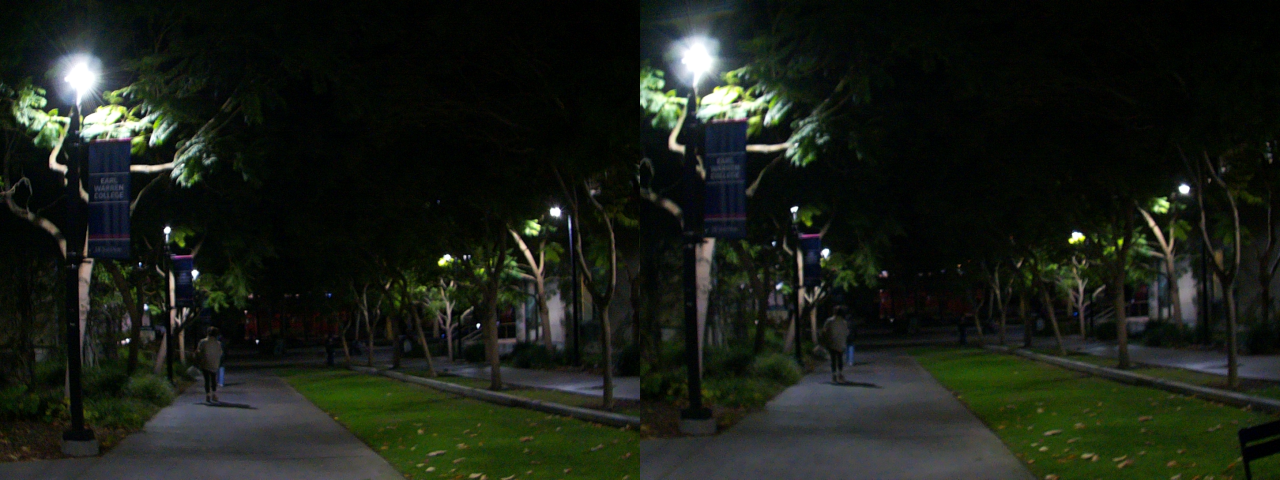
#> input picture experiments/exp1/images/frame1.png, 1280 x 480 px, found by its file name
$ python stereo_image_resize.py ../../experiments/exp0/images/frame0.png
#> lines starting #> are read from the running program, lines starting #| are printed output that depends on the picture
import cv2
import os
import sys

args = sys.argv

num = args[1]

def get_max_num_images(home_path):
    img_list = os.listdir(home_path)

    return len(img_list)


HOME = os.path.join(os.sep, *os.getcwd().split(os.sep)[:-2], 'experiments', f'exp{num}', 'images')
#Windows Only
if os.name == 'nt':
    HOME = HOME[:2] + '\\' + HOME[2:]
def main():
    num_images = get_max_num_images(HOME)
    for i in range(1,num_images - 1):
        if i%10 == 0:
            print(f'Image {i}/{num_images} done.')

        img = cv2.imread(HOME + "/frame{}.png".format(i))
#> img is the input picture: shape (480, 1280, 3); mean B, G, R 22.8, 31, 25.7

        img1 = img[:, :int(img.shape[1]/2), :]
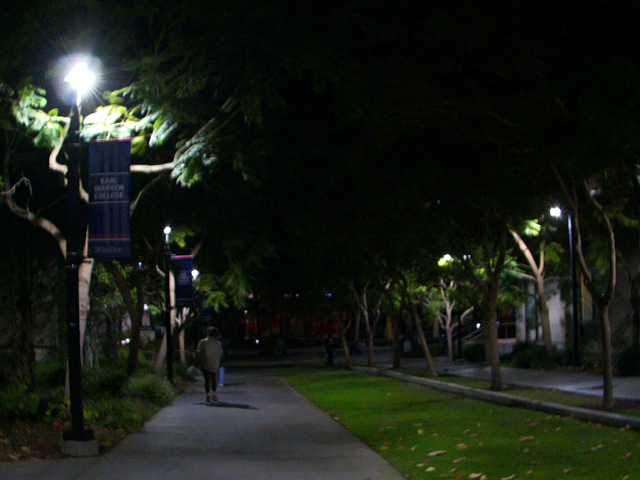
#> img1: shape (480, 640, 3); mean B, G, R 22.1, 30.2, 25.2
        img2 = img[:, int(img.shape[1]/2):, :]
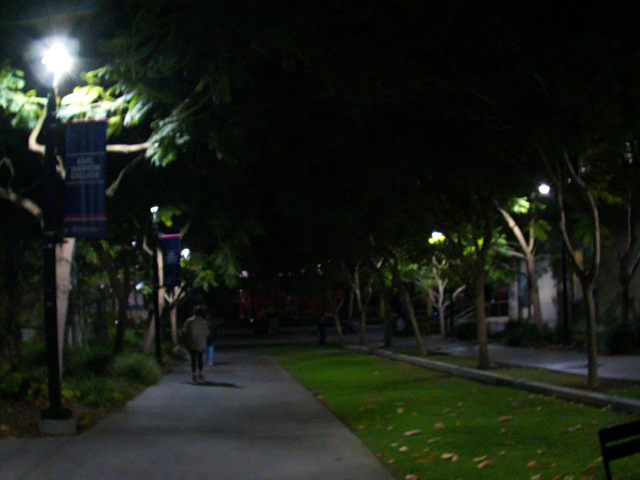
#> img2: shape (480, 640, 3); mean B, G, R 23.6, 31.8, 26.2

        if not os.path.exists(HOME + '/image_pairs'):
            os.mkdir(HOME + '/image_pairs')
        if not os.path.exists(HOME + '/image_pairs' + '/left_camera'):
            os.mkdir(HOME + '/image_pairs' + '/left_camera')
        if not os.path.exists(HOME + '/image_pairs' + '/right_camera'):
            os.mkdir(HOME + '/image_pairs' + '/right_camera')

        cv2.imwrite(HOME + '/image_pairs' + '/left_camera'+ "/frame{}.png".format(i), img1)
        cv2.imwrite(HOME + '/image_pairs' + '/right_camera'+ "/frame{}.png".format(i), img2)


if __name__ == "__main__":
    main()
